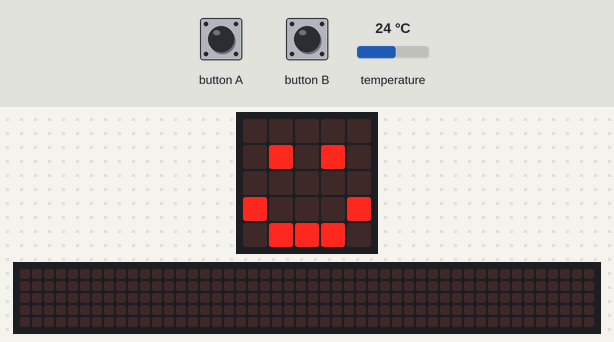
Recording of a program running on a simulated BBC micro:bit (MakeCode). On the bench: the board's 5×5 LED display, a strip that is not on the board, showing the scrolling text unrolled. Inputs (shaded band) come from the test bench; at power-on: temperature 24 °C. The 48×5 strip is a reading aid, not a part: it shows the text the display is scrolling, unrolled, one strip-width of it at a time.

Above: at 0.1 s.
2.9 s: button B pressed for 0.15 s
At 3.12 s:
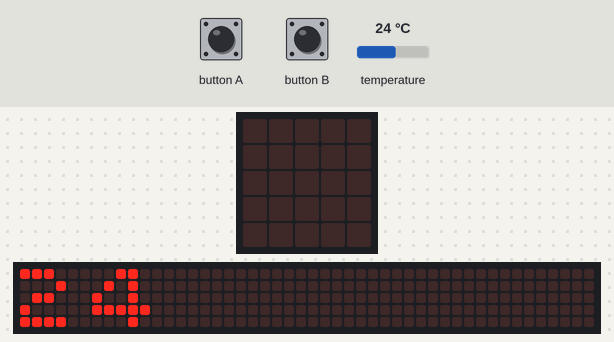
3.6 s: button A pressed for 0.15 s
At 4.17 s:
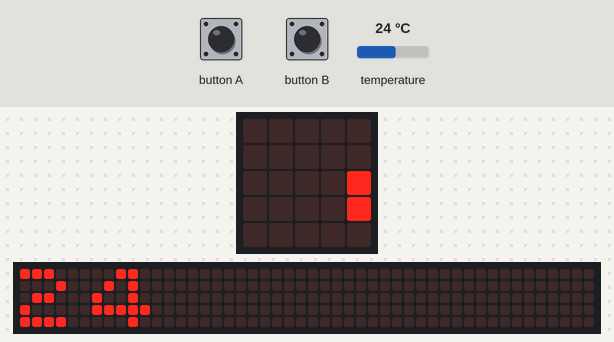
4.3 s: button B pressed for 0.15 s
5.0 s: temperature set to 12 °C
7.2 s: button A pressed for 0.15 s
At 9.17 s:
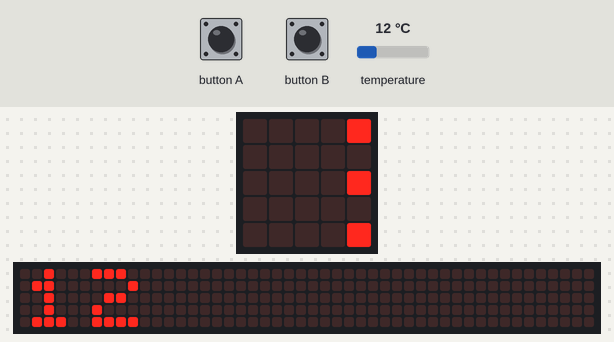
10.9 s: button B pressed for 0.15 s
At 14.92 s:
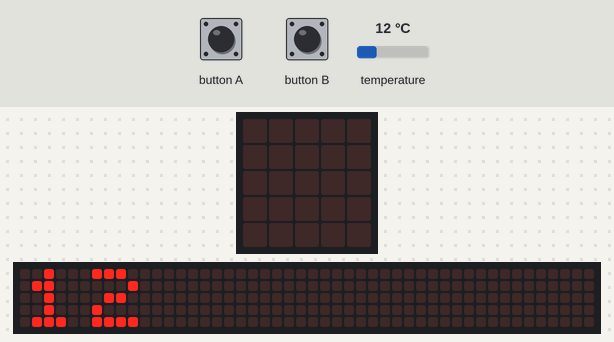
Timing chart, 0 to 16.4 s (numbered marks = the images above; inputs shaded):
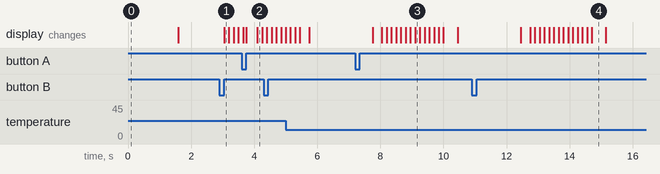

The program:

main.ts
```typescript
function zobraz_teplotu() {

    teplota = input.temperature()
    basic.showString("" + ("" + teplota))
    basic.pause(2000)
    basic.clearScreen()
}

function zobraz_svetlo() {

    svetlost = input.lightLevel()
    basic.showString("" + ("" + svetlost))
    basic.pause(2000)
    basic.clearScreen()
}

input.onButtonPressed(Button.A, function on_button_pressed_a() {

    aktivni_prikaz += 1
    if (prikazy[aktivni_prikaz]) {
        aktivni_prikaz = 0
    }

    basic.showString("")
    basic.pause(1000)
    basic.clearScreen()
})
input.onButtonPressed(Button.B, function on_button_pressed_b() {
    if (aktivni_prikaz == 0) {
        zobraz_teplotu()
    }

    if (aktivni_prikaz == 1) {
        zobraz_svetlo()
    }

    if (aktivni_prikaz == 2) {
        basic.showString("TONIK")
    }

})
let aktivni_prikaz = 0
let svetlost = 0
let teplota = 0
let prikazy : string[] = []
prikazy = ["T", "S", "J"]
basic.showIcon(IconNames.Happy)
basic.pause(1000)
basic.clearScreen()
```

test.ts
```typescript
// Tady jsou testy. Při použití tohoto balíčku jako rozšíření nebude zkompilováno.
```

Measured:
- after the input at 2.9 s, the display: changes after 0.15 s (image 1)
- after the input at 3.6 s, the display: first differs from a run without the input after 0.15 s (image 2 shows a later state)
- after the input at 7.2 s, the display: first differs from a run without the input after 1.9 s (image 3)
- after the input at 10.9 s, the display: changes after 1.6 s (image 4)
- what the display in image 4 shows lasts 0.5 s, from 14.7 s to 15.2 s
